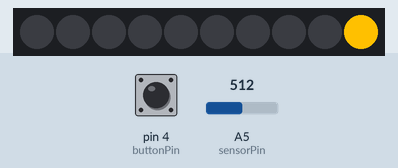
Recording of a sketch running on a simulated Arduino Mega 2560, built with avr-gcc and run on an emulated ATmega2560. On the bench: 10 RGB LEDs in strip order, left to right. Inputs (shaded band) come from the test bench; at power-on: A5 (sensorPin) = 512, pin 4 (buttonPin) LOW. Dim RGB values are drawn brighter than linear.

Above: at 1.3 s.
1.4 s: A5 (sensorPin) set to 690
At 2.2 s:
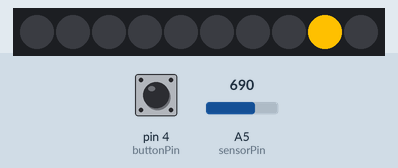
3.0 s: A5 (sensorPin) set to 708
At 3.4 s:
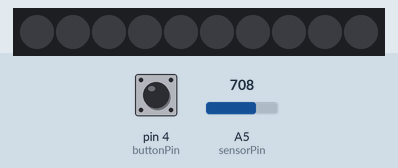
4.5 s: A5 (sensorPin) set to 122
At 5.8 s:
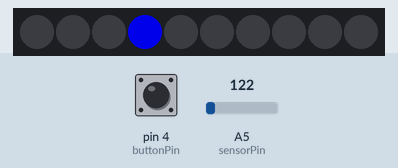
8.1 s: A5 (sensorPin) set to 285
At 9.1 s:
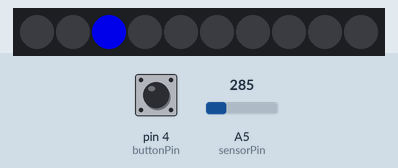
10.0 s: A5 (sensorPin) set to 311
At 10.3 s:
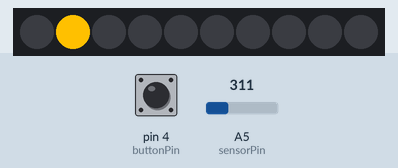
Timing chart, 0 to 12.5 s (numbered marks = the images above; inputs shaded):
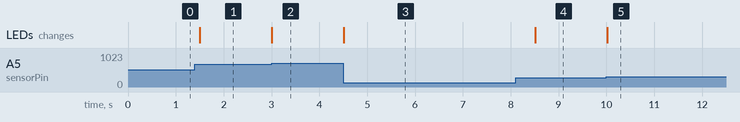

Measured:
- the behaviour switches between 699 and 700 on A5 (sensorPin) (found by bisection; images 1 and 2)
- the behaviour switches between 299 and 300 on A5 (sensorPin) (found by bisection; images 4 and 5)
- after the input at 1.4 s, the LEDs: change after 0.10 s (image 1)
- after the input at 3.0 s, the LEDs: change at once (image 2)
- after the input at 4.5 s, the LEDs: change at once (image 3)
- after the input at 8.1 s, the LEDs: change after 0.41 s (image 4)
- after the input at 10.0 s, the LEDs: change at once (image 5)

The sketch:

light.ino
```cpp
// (licence header left out)
#include <Adafruit_NeoPixel.h>


//  define colors

#define blue 0x0000C0
#define green 0x00C000
#define red 0xC00000
#define brightness 200


//  pins

#ifdef __AVR__
  #define buttonPin 4
  #define  sensorPin A5
  #define  pixelPin 17
#else
  #define buttonPin 4
  #define  sensorPin A8
  #define  pixelPin 8
#endif

//  globals

Adafruit_NeoPixel pixels(10, pixelPin, NEO_GRB + NEO_KHZ800);
int  pixelMap[] = {4, 3, 2, 1, 0, 9, 8, 7, 6, 5};

//  setup

void setup() {
  pixels.begin();
  pixels.clear();
  pinMode(buttonPin, INPUT);
  Serial.begin (9600);
}

//  loop - get light and display

void loop() {
  int light = analogRead(sensorPin);
  int   i  = light / 100;
  int  color = green;
if (i > 9) i = 9;
if (i < 3) color = blue;
if (i > 6) color = red;

  pixels.clear();
  pixels.setPixelColor(pixelMap[i], color);
  pixels.show();

  if (digitalRead(buttonPin) == HIGH) {
    Serial.print("Light: ");
    Serial.println(light);
  }

  delay(500);
}
```
